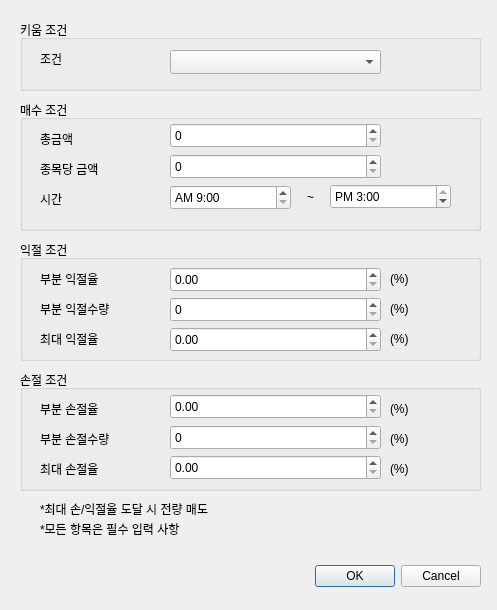
<?xml version="1.0" encoding="UTF-8"?>
<ui version="4.0">
 <class>Dialog</class>
 <widget class="QDialog" name="Dialog">
  <property name="geometry">
   <rect>
    <x>0</x>
    <y>0</y>
    <width>497</width>
    <height>610</height>
   </rect>
  </property>
  <property name="windowTitle">
   <string>키움 조건 등록</string>
  </property>
  <property name="windowIcon">
   <iconset>
    <normaloff>pigicon.ico</normaloff>pigicon.ico</iconset>
  </property>
  <widget class="QGroupBox" name="groupBox_5">
   <property name="geometry">
    <rect>
     <x>20</x>
     <y>20</y>
     <width>461</width>
     <height>71</height>
    </rect>
   </property>
   <property name="title">
    <string>키움 조건</string>
   </property>
   <widget class="QLabel" name="label_19">
    <property name="geometry">
     <rect>
      <x>20</x>
      <y>30</y>
      <width>51</width>
      <height>18</height>
     </rect>
    </property>
    <property name="text">
     <string>조건</string>
    </property>
   </widget>
   <widget class="QComboBox" name="cb_conditionList">
    <property name="geometry">
     <rect>
      <x>150</x>
      <y>30</y>
      <width>211</width>
      <height>24</height>
     </rect>
    </property>
   </widget>
  </widget>
  <widget class="QLabel" name="label_40">
   <property name="geometry">
    <rect>
     <x>40</x>
     <y>520</y>
     <width>441</width>
     <height>18</height>
    </rect>
   </property>
   <property name="text">
    <string>*모든 항목은 필수 입력 사항</string>
   </property>
  </widget>
  <widget class="QGroupBox" name="groupBox_8">
   <property name="geometry">
    <rect>
     <x>20</x>
     <y>370</y>
     <width>461</width>
     <height>121</height>
    </rect>
   </property>
   <property name="title">
    <string>손절 조건</string>
   </property>
   <widget class="QLabel" name="label_33">
    <property name="geometry">
     <rect>
      <x>20</x>
      <y>60</y>
      <width>121</width>
      <height>18</height>
     </rect>
    </property>
    <property name="text">
     <string>부분 손절수량</string>
    </property>
   </widget>
   <widget class="QLabel" name="label_34">
    <property name="geometry">
     <rect>
      <x>20</x>
      <y>30</y>
      <width>101</width>
      <height>18</height>
     </rect>
    </property>
    <property name="text">
     <string>부분 손절율</string>
    </property>
   </widget>
   <widget class="QLabel" name="label_35">
    <property name="geometry">
     <rect>
      <x>20</x>
      <y>90</y>
      <width>101</width>
      <height>18</height>
     </rect>
    </property>
    <property name="text">
     <string>최대 손절율</string>
    </property>
   </widget>
   <widget class="QLabel" name="label_36">
    <property name="geometry">
     <rect>
      <x>370</x>
      <y>90</y>
      <width>41</width>
      <height>18</height>
     </rect>
    </property>
    <property name="text">
     <string>(%)</string>
    </property>
   </widget>
   <widget class="QLabel" name="label_37">
    <property name="geometry">
     <rect>
      <x>370</x>
      <y>60</y>
      <width>41</width>
      <height>18</height>
     </rect>
    </property>
    <property name="text">
     <string>(%)</string>
    </property>
   </widget>
   <widget class="QLabel" name="label_38">
    <property name="geometry">
     <rect>
      <x>370</x>
      <y>30</y>
      <width>41</width>
      <height>18</height>
     </rect>
    </property>
    <property name="text">
     <string>(%)</string>
    </property>
   </widget>
   <widget class="QDoubleSpinBox" name="et_lossRate">
    <property name="geometry">
     <rect>
      <x>150</x>
      <y>24</y>
      <width>211</width>
      <height>25</height>
     </rect>
    </property>
   </widget>
   <widget class="QDoubleSpinBox" name="et_maxLossRate">
    <property name="geometry">
     <rect>
      <x>150</x>
      <y>85</y>
      <width>211</width>
      <height>25</height>
     </rect>
    </property>
   </widget>
   <widget class="QSpinBox" name="et_lossRateVolume">
    <property name="geometry">
     <rect>
      <x>150</x>
      <y>55</y>
      <width>211</width>
      <height>25</height>
     </rect>
    </property>
    <property name="maximum">
     <number>100</number>
    </property>
    <property name="singleStep">
     <number>10</number>
    </property>
   </widget>
  </widget>
  <widget class="QLabel" name="label_39">
   <property name="geometry">
    <rect>
     <x>40</x>
     <y>500</y>
     <width>291</width>
     <height>18</height>
    </rect>
   </property>
   <property name="text">
    <string>*최대 손/익절율 도달 시 전량 매도</string>
   </property>
  </widget>
  <widget class="QGroupBox" name="groupBox_6">
   <property name="geometry">
    <rect>
     <x>20</x>
     <y>100</y>
     <width>461</width>
     <height>131</height>
    </rect>
   </property>
   <property name="title">
    <string>매수 조건</string>
   </property>
   <widget class="QLabel" name="label_23">
    <property name="geometry">
     <rect>
      <x>20</x>
      <y>60</y>
      <width>101</width>
      <height>18</height>
     </rect>
    </property>
    <property name="text">
     <string>종목당 금액</string>
    </property>
   </widget>
   <widget class="QLabel" name="label_24">
    <property name="geometry">
     <rect>
      <x>20</x>
      <y>30</y>
      <width>77</width>
      <height>18</height>
     </rect>
    </property>
    <property name="text">
     <string>총금액</string>
    </property>
   </widget>
   <widget class="QLabel" name="label_25">
    <property name="geometry">
     <rect>
      <x>20</x>
      <y>90</y>
      <width>77</width>
      <height>18</height>
     </rect>
    </property>
    <property name="text">
     <string>시간</string>
    </property>
   </widget>
   <widget class="QDateTimeEdit" name="et_buyStartTime">
    <property name="geometry">
     <rect>
      <x>150</x>
      <y>85</y>
      <width>121</width>
      <height>25</height>
     </rect>
    </property>
    <property name="date">
     <date>
      <year>1999</year>
      <month>1</month>
      <day>1</day>
     </date>
    </property>
    <property name="time">
     <time>
      <hour>9</hour>
      <minute>0</minute>
      <second>0</second>
     </time>
    </property>
    <property name="displayFormat">
     <string>AP h:mm</string>
    </property>
   </widget>
   <widget class="QDateTimeEdit" name="et_buyEndTime">
    <property name="geometry">
     <rect>
      <x>310</x>
      <y>84</y>
      <width>121</width>
      <height>25</height>
     </rect>
    </property>
    <property name="date">
     <date>
      <year>1999</year>
      <month>1</month>
      <day>1</day>
     </date>
    </property>
    <property name="time">
     <time>
      <hour>15</hour>
      <minute>0</minute>
      <second>0</second>
     </time>
    </property>
    <property name="minimumDateTime">
     <datetime>
      <hour>0</hour>
      <minute>0</minute>
      <second>0</second>
      <year>1999</year>
      <month>1</month>
      <day>1</day>
     </datetime>
    </property>
    <property name="displayFormat">
     <string>AP h:mm</string>
    </property>
   </widget>
   <widget class="QLabel" name="label_26">
    <property name="geometry">
     <rect>
      <x>287</x>
      <y>88</y>
      <width>21</width>
      <height>18</height>
     </rect>
    </property>
    <property name="text">
     <string>~</string>
    </property>
   </widget>
   <widget class="QSpinBox" name="et_totalBuyAmount">
    <property name="geometry">
     <rect>
      <x>150</x>
      <y>23</y>
      <width>211</width>
      <height>25</height>
     </rect>
    </property>
    <property name="maximum">
     <number>1000000000</number>
    </property>
   </widget>
   <widget class="QSpinBox" name="et_buyAmountPerCode">
    <property name="geometry">
     <rect>
      <x>150</x>
      <y>54</y>
      <width>211</width>
      <height>25</height>
     </rect>
    </property>
    <property name="maximum">
     <number>1000000000</number>
    </property>
    <property name="singleStep">
     <number>1</number>
    </property>
   </widget>
  </widget>
  <widget class="QGroupBox" name="groupBox_7">
   <property name="geometry">
    <rect>
     <x>20</x>
     <y>240</y>
     <width>461</width>
     <height>121</height>
    </rect>
   </property>
   <property name="title">
    <string>익절 조건</string>
   </property>
   <widget class="QLabel" name="label_27">
    <property name="geometry">
     <rect>
      <x>20</x>
      <y>60</y>
      <width>121</width>
      <height>18</height>
     </rect>
    </property>
    <property name="text">
     <string>부분 익절수량</string>
    </property>
   </widget>
   <widget class="QLabel" name="label_28">
    <property name="geometry">
     <rect>
      <x>20</x>
      <y>30</y>
      <width>101</width>
      <height>18</height>
     </rect>
    </property>
    <property name="text">
     <string>부분 익절율</string>
    </property>
   </widget>
   <widget class="QLabel" name="label_29">
    <property name="geometry">
     <rect>
      <x>20</x>
      <y>90</y>
      <width>101</width>
      <height>18</height>
     </rect>
    </property>
    <property name="text">
     <string>최대 익절율</string>
    </property>
   </widget>
   <widget class="QLabel" name="label_30">
    <property name="geometry">
     <rect>
      <x>370</x>
      <y>90</y>
      <width>41</width>
      <height>18</height>
     </rect>
    </property>
    <property name="text">
     <string>(%)</string>
    </property>
   </widget>
   <widget class="QLabel" name="label_31">
    <property name="geometry">
     <rect>
      <x>370</x>
      <y>60</y>
      <width>41</width>
      <height>18</height>
     </rect>
    </property>
    <property name="text">
     <string>(%)</string>
    </property>
   </widget>
   <widget class="QLabel" name="label_32">
    <property name="geometry">
     <rect>
      <x>370</x>
      <y>30</y>
      <width>41</width>
      <height>18</height>
     </rect>
    </property>
    <property name="text">
     <string>(%)</string>
    </property>
   </widget>
   <widget class="QDoubleSpinBox" name="et_profitRate">
    <property name="geometry">
     <rect>
      <x>150</x>
      <y>27</y>
      <width>211</width>
      <height>25</height>
     </rect>
    </property>
   </widget>
   <widget class="QDoubleSpinBox" name="et_maxProfitRate">
    <property name="geometry">
     <rect>
      <x>150</x>
      <y>87</y>
      <width>211</width>
      <height>25</height>
     </rect>
    </property>
   </widget>
   <widget class="QSpinBox" name="et_profitRateVolume">
    <property name="geometry">
     <rect>
      <x>150</x>
      <y>57</y>
      <width>211</width>
      <height>25</height>
     </rect>
    </property>
    <property name="maximum">
     <number>100</number>
    </property>
    <property name="singleStep">
     <number>10</number>
    </property>
   </widget>
  </widget>
  <widget class="QDialogButtonBox" name="bts_oneCondition">
   <property name="geometry">
    <rect>
     <x>140</x>
     <y>560</y>
     <width>341</width>
     <height>32</height>
    </rect>
   </property>
   <property name="orientation">
    <enum>Qt::Horizontal</enum>
   </property>
   <property name="standardButtons">
    <set>QDialogButtonBox::Cancel|QDialogButtonBox::Ok</set>
   </property>
  </widget>
 </widget>
 <resources/>
 <connections/>
</ui>
